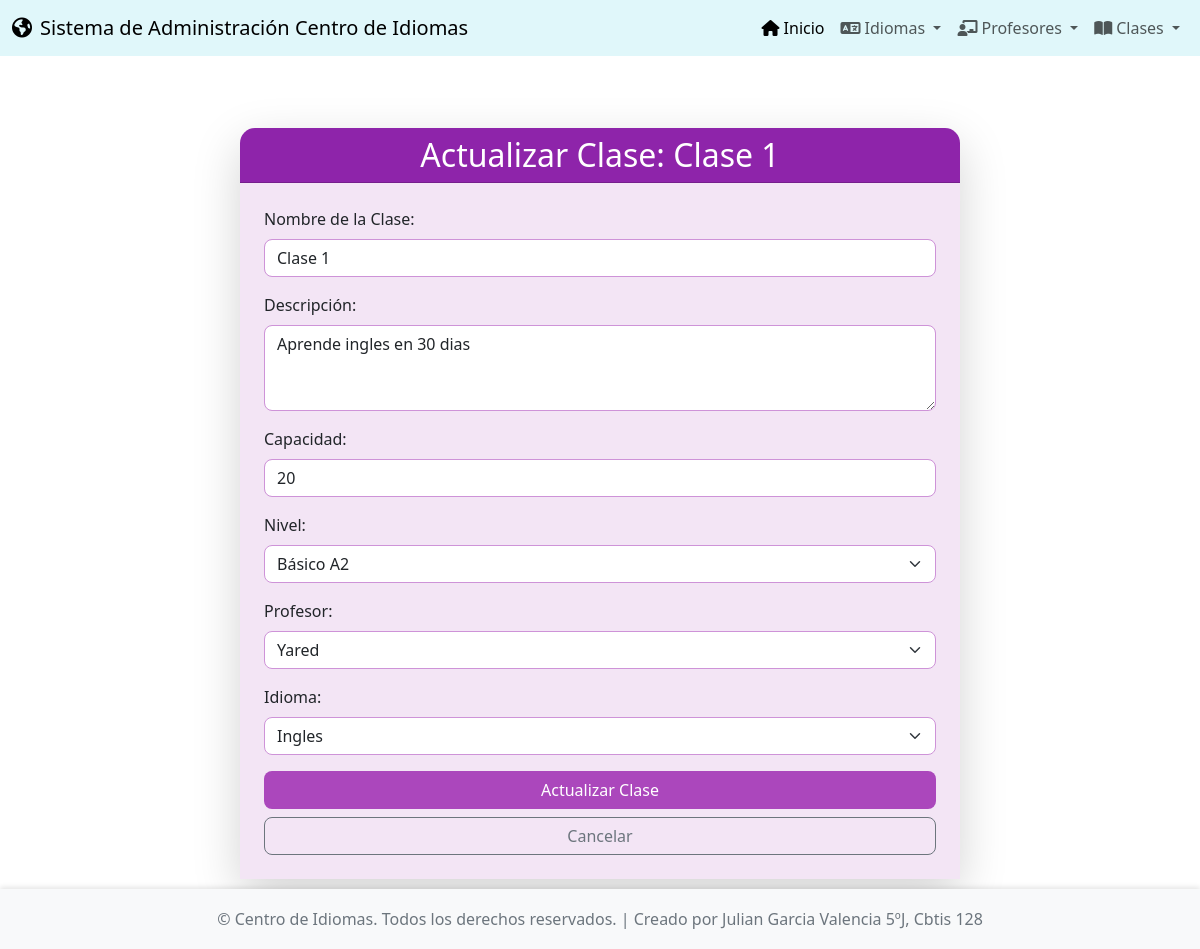
The page /clases/actualizar/2/ on the database its author committed.
### app_Centro_Idiomas/models.py (models this page shows, shortened)
class Clase(models.Model):
    nombre = models.CharField(max_length=150)
    descripcion = models.TextField(blank=True, null=True)
    capacidad = models.PositiveIntegerField()
    nivel = models.CharField(max_length=50, choices=[
        ('Básico A1', 'Básico A1'),
        ('Básico A2', 'Básico A2'),
        ('Intermedio B1', 'Intermedio B1'),
        ('Intermedio B2', 'Intermedio B2'),
        ('Avanzado C1', 'Avanzado C1'),
        ('Avanzado C2', 'Avanzado C2')
    ])
    id_profesor = models.ForeignKey(Profesor, on_delete=models.CASCADE, related_name="clases")
    idioma = models.ForeignKey(Idioma, on_delete=models.CASCADE, related_name="clases_idioma")

class Profesor(models.Model):
    nombre = models.CharField(max_length=100)
    ap_paterno = models.CharField(max_length=100)
    ap_materno = models.CharField(max_length=100, blank=True, null=True)
    telefono = models.CharField(max_length=15, blank=True, null=True)
    correo = models.EmailField(unique=True)
    id_idioma = models.ForeignKey(Idioma, on_delete=models.CASCADE, related_name="profesores")

class Idioma(models.Model):
    nombre = models.CharField(max_length=50, unique=True)
    nivel = models.CharField(max_length=50)
    region = models.CharField(max_length=100, blank=True, null=True)
    descripcion = models.TextField(blank=True, null=True)
    codigo = models.CharField(max_length=10, unique=True)
    bandera_img = models.ImageField(upload_to='banderas/', blank=True, null=True)

### app_Centro_Idiomas/views.py (the view)
# urls.py: path('clases/actualizar/<int:pk>/', views.actualizar_clase, name='actualizar_clase'),
def actualizar_clase(request, pk):
    clase = get_object_or_404(Clase, pk=pk)
    profesores = Profesor.objects.all()
    idiomas = Idioma.objects.all()
    return render(request, 'clases/actualizar_clase.html', {'clase': clase, 'profesores': profesores, 'idiomas': idiomas})

### app_Centro_Idiomas/templates/clases/actualizar_clase.html (shortened to what this page needs)
{% extends 'base.html' %}
{% block content %}
<div class="container mt-5">
    <div class="row justify-content-center">
        <div class="col-md-8">
            <div class="card shadow-lg" style="border-radius: 15px; border: none;">
                <div class="card-header text-white text-center" style="background-color: #8e24aa; border-top-left-radius: 15px; border-top-right-radius: 15px;">
                    <h2 class="mb-0">Actualizar Clase: {{ clase.nombre }}</h2>
                </div>
                <div class="card-body p-4" style="background-color: #f3e5f5;">
                    <form method="post" action="{% url 'realizar_actualizacion_clase' clase.pk %}">
                        <div class="mb-3">
                            <label for="nombre" class="form-label text-purple-dark">Nombre de la Clase:</label>
                            <input type="text" class="form-control" id="nombre" name="nombre" value="{{ clase.nombre }}" required style="border-radius: 8px; border-color: #ce93d8;">
                        </div>
                        <div class="mb-3">
                            <label for="descripcion" class="form-label text-purple-dark">Descripción:</label>
                            <textarea class="form-control" id="descripcion" name="descripcion" rows="3" style="border-radius: 8px; border-color: #ce93d8;">{{ clase.descripcion|default_if_none:"" }}</textarea>
                        </div>
                        <div class="mb-3">
                            <label for="capacidad" class="form-label text-purple-dark">Capacidad:</label>
                            <input type="number" class="form-control" id="capacidad" name="capacidad" value="{{ clase.capacidad }}" required style="border-radius: 8px; border-color: #ce93d8;">
                        </div>
                        <div class="mb-3">
                            <label for="nivel" class="form-label text-purple-dark">Nivel:</label>
                            <select class="form-select" id="nivel" name="nivel" required style="border-radius: 8px; border-color: #ce93d8;">
                                {% for choice in clase.get_nivel_display_choices %}
                                {% with current_choice=choice.0 %}
                                <option value="{{ current_choice }}" {% if clase.nivel == current_choice %}selected{% endif %}>{{ choice.1 }}</option>
                                {% endwith %}
                                {% empty %}
                                <option value="Básico A2" {% if clase.nivel == 'Básico A2' %}selected{% endif %}>Básico A2</option>
                                {% endfor %}
                            </select>
                        </div>
                        <div class="mb-3">
                            <label for="id_profesor" class="form-label text-purple-dark">Profesor:</label>
                            <select class="form-select" id="id_profesor" name="id_profesor" required style="border-radius: 8px; border-color: #ce93d8;">
                                {% for profesor in profesores %}
                                    <option value="{{ profesor.pk }}" {% if clase.id_profesor.pk == profesor.pk %}selected{% endif %}>{{ profesor.nombre }} {{ profesor.apellido }}</option>
                                {% endfor %}
                            </select>
                        </div>
                        <div class="mb-3">
                            <label for="idioma" class="form-label text-purple-dark">Idioma:</label>
                            <select class="form-select" id="idioma" name="idioma" required style="border-radius: 8px; border-color: #ce93d8;">
                                {% for idioma in idiomas %}
                                    <option value="{{ idioma.pk }}" {% if clase.idioma.pk == idioma.pk %}selected{% endif %}>{{ idioma.nombre }}</option>
                                {% endfor %}
                            </select>
                        </div>
                        <div class="d-grid gap-2">
                            <button type="submit" class="btn text-white" style="background-color: #ab47bc; border-radius: 8px;">Actualizar Clase</button>
                            <a href="{% url 'ver_clases' %}" class="btn btn-outline-secondary" style="border-radius: 8px;">Cancelar</a>
                        </div>
                    </form>
                </div>
            </div>
        </div>
    </div>
</div>
{% endblock %}

### app_Centro_Idiomas/templates/base.html (style rules this page uses)
body { display: flex; flex-direction: column; min-height: 100vh; }

### rows shown on the page
Clase: nombre "Clase 1", descripcion "Aprende ingles en 30 dias", capacidad "20", nivel "Básico A2", id_profesor "Yared", idioma "Ingles"
